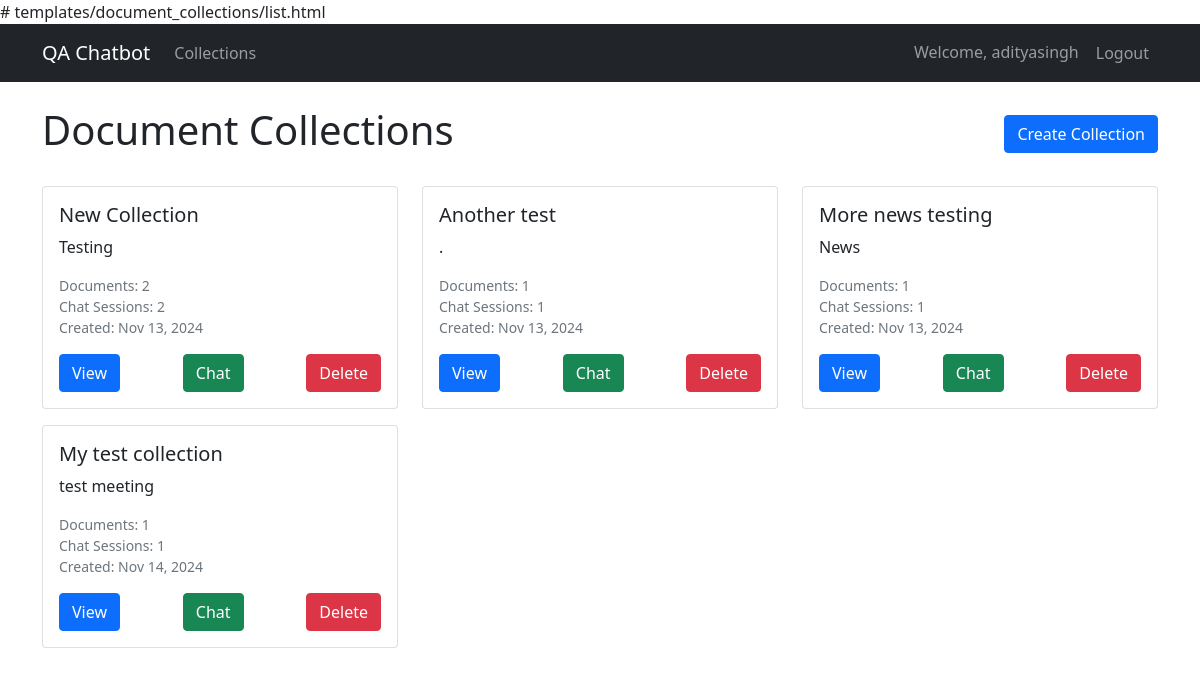
The app's page / (signed in), older data.
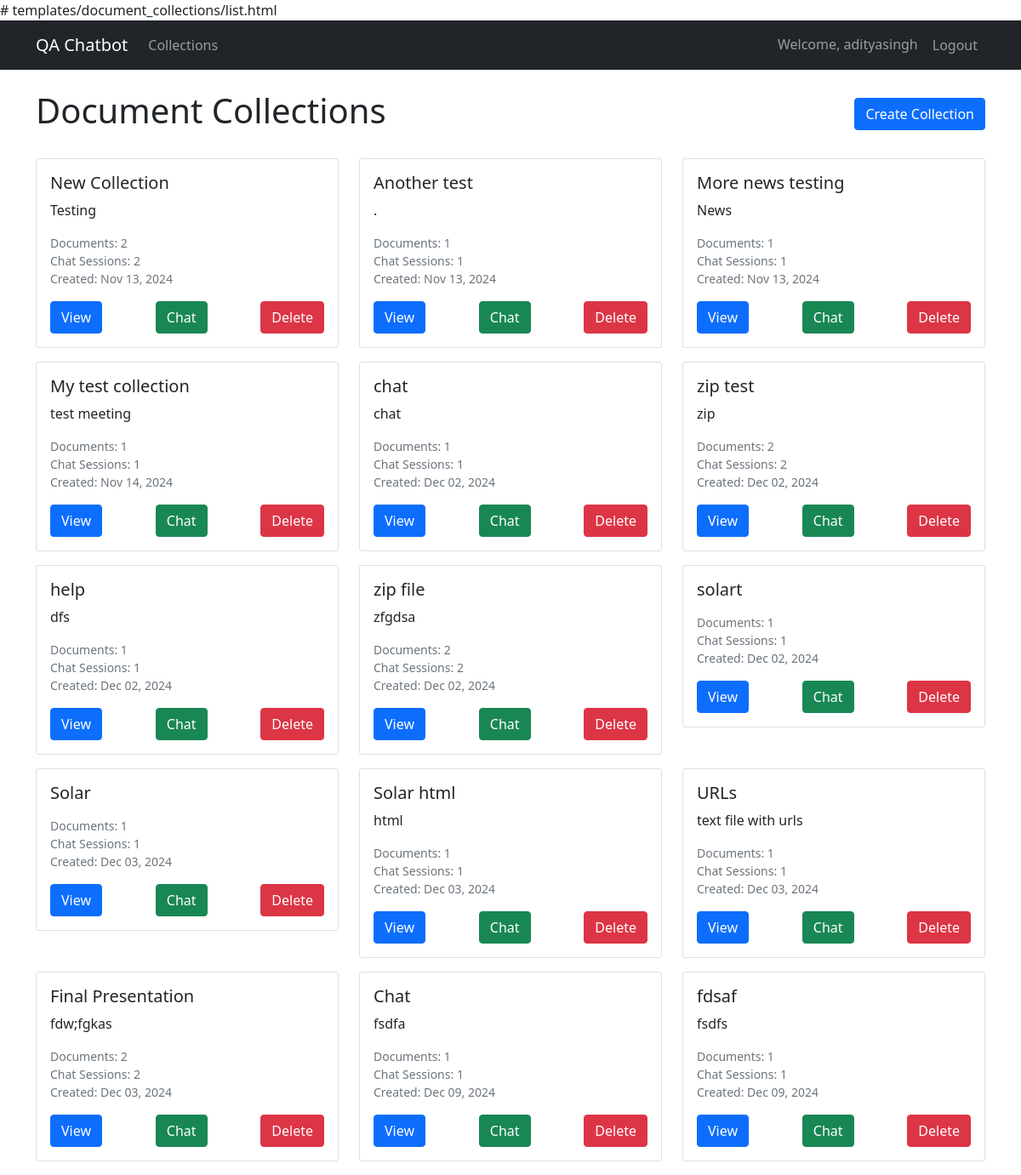
The same page, newer data.
### apps/document_collections/models.py (models this page shows, shortened)
class Collection(models.Model):
    name = models.CharField(max_length=255)
    description = models.TextField(blank=True)
    created_at = models.DateTimeField(auto_now_add=True)
    updated_at = models.DateTimeField(auto_now=True)
    created_by = models.ForeignKey(User, on_delete=models.CASCADE)
    class Meta:
        ordering = ['-created_at']

### apps/document_collections/views.py (the view)
# urls.py: path('', views.collection_list, name='list'),
@login_required
def collection_list(request):
    collections = Collection.objects.filter(created_by=request.user).annotate(
        document_count=Count('documents'),
        chat_count=Count('chat_sessions')
    )
    return render(request, 'document_collections/list.html', {'collections': collections})

### templates/document_collections/list.html (shortened to what this page needs)
{% extends 'base.html' %}
{% block content %}
<div class="d-flex justify-content-between align-items-center mb-4">
    <h1>Document Collections</h1>
    <a href="{% url 'document_collections:create' %}" class="btn btn-primary">Create Collection</a>
</div>
<div class="row">
    {% if collections %}
        {% for collection in collections %}
            <div class="col-md-4 mb-3">
                <div class="card">
                    <div class="card-body">
                        <h5 class="card-title">{{ collection.name }}</h5>
                        <p class="card-text">{{ collection.description|truncatewords:30 }}</p>
                        <div class="small text-muted mb-3">
                            <div>Documents: {{ collection.document_count }}</div>
                            <div>Chat Sessions: {{ collection.chat_count }}</div>
                            <div>Created: {{ collection.created_at|date:"M d, Y" }}</div>
                        </div>
                        <div class="d-flex justify-content-between">
                            <a href="{% url 'document_collections:detail' collection.pk %}" class="btn btn-primary">View</a>
                            <a href="{% url 'chat:session' collection.pk %}" class="btn btn-success">Chat</a>
                            <a href="{% url 'document_collections:delete' collection.pk %}" class="btn btn-danger">Delete</a>
                        </div>
                    </div>
                </div>
            </div>
        {% endfor %}
    {% else %}
        <div class="col">
            <div class="alert alert-info">
                No collections found. Create your first collection to get started!
            </div>
        </div>
    {% endif %}
</div>
{% endblock %}

Row changes from the older to the newer data that the page shows:
added Collection: name "chat", description "chat", document_count "1", chat_count "1", created_at "Dec 02, 2024"
added Collection: name "zip test", description "zip", document_count "2", chat_count "2", created_at "Dec 02, 2024"
added Collection: name "help", description "dfs", document_count "1", chat_count "1", created_at "Dec 02, 2024"
added Collection: name "zip file", description "zfgdsa", document_count "2", chat_count "2", created_at "Dec 02, 2024"
added Collection: name "solart", document_count "1", chat_count "1", created_at "Dec 02, 2024"
added Collection: name "Solar", document_count "1", chat_count "1", created_at "Dec 03, 2024"
added Collection: name "Solar html", description "html", document_count "1", chat_count "1", created_at "Dec 03, 2024"
added Collection: name "URLs", description "text file with urls", document_count "1", chat_count "1", created_at "Dec 03, 2024"
added Collection: name "Final Presentation", description "fdw;fgkas", document_count "2", chat_count "2", created_at "Dec 03, 2024"
added Collection: name "Chat", description "fsdfa", document_count "1", chat_count "1", created_at "Dec 09, 2024"
added Collection: name "fdsaf", description "fsdfs", document_count "1", chat_count "1", created_at "Dec 09, 2024"
